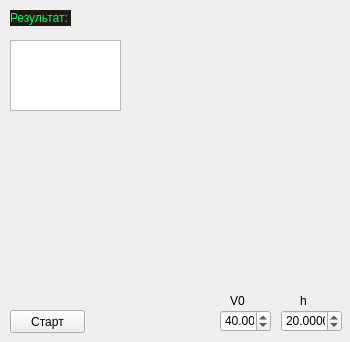
<?xml version="1.0" encoding="UTF-8"?>
<ui version="4.0">
 <class>MainWindow</class>
 <widget class="QMainWindow" name="MainWindow">
  <property name="geometry">
   <rect>
    <x>0</x>
    <y>0</y>
    <width>350</width>
    <height>342</height>
   </rect>
  </property>
  <property name="windowTitle">
   <string>Задание 1</string>
  </property>
  <widget class="QWidget" name="centralWidget">
   <widget class="QDoubleSpinBox" name="SpinBox_v">
    <property name="geometry">
     <rect>
      <x>220</x>
      <y>310</y>
      <width>51</width>
      <height>22</height>
     </rect>
    </property>
    <property name="value">
     <double>40.000000000000000</double>
    </property>
   </widget>
   <widget class="QDoubleSpinBox" name="SpinBox_h">
    <property name="geometry">
     <rect>
      <x>281</x>
      <y>310</y>
      <width>61</width>
      <height>22</height>
     </rect>
    </property>
    <property name="decimals">
     <number>5</number>
    </property>
    <property name="maximum">
     <double>85.000000000000000</double>
    </property>
    <property name="value">
     <double>20.000000000000000</double>
    </property>
   </widget>
   <widget class="QLabel" name="label">
    <property name="geometry">
     <rect>
      <x>230</x>
      <y>294</y>
      <width>46</width>
      <height>13</height>
     </rect>
    </property>
    <property name="text">
     <string>V0</string>
    </property>
   </widget>
   <widget class="QLabel" name="label_2">
    <property name="geometry">
     <rect>
      <x>300</x>
      <y>294</y>
      <width>46</width>
      <height>13</height>
     </rect>
    </property>
    <property name="text">
     <string>h</string>
    </property>
   </widget>
   <widget class="QPushButton" name="pushButton">
    <property name="geometry">
     <rect>
      <x>10</x>
      <y>310</y>
      <width>75</width>
      <height>23</height>
     </rect>
    </property>
    <property name="text">
     <string>Старт</string>
    </property>
   </widget>
   <widget class="QLabel" name="label_3">
    <property name="geometry">
     <rect>
      <x>10</x>
      <y>10</y>
      <width>61</width>
      <height>16</height>
     </rect>
    </property>
    <property name="styleSheet">
     <string notr="true">color: rgb(0, 255, 106);
background-color: rgb(30, 24, 20);</string>
    </property>
    <property name="text">
     <string>Результат:</string>
    </property>
   </widget>
   <widget class="QTextBrowser" name="label_info">
    <property name="geometry">
     <rect>
      <x>10</x>
      <y>40</y>
      <width>111</width>
      <height>71</height>
     </rect>
    </property>
    <property name="html">
     <string>&lt;!DOCTYPE HTML PUBLIC &quot;-//W3C//DTD HTML 4.0//EN&quot; &quot;http://www.w3.org/TR/REC-html40/strict.dtd&quot;&gt;
&lt;html&gt;&lt;head&gt;&lt;meta name=&quot;qrichtext&quot; content=&quot;1&quot; /&gt;&lt;style type=&quot;text/css&quot;&gt;
p, li { white-space: pre-wrap; }
&lt;/style&gt;&lt;/head&gt;&lt;body style=&quot; font-family:'MS Shell Dlg 2'; font-size:8.25pt; font-weight:400; font-style:normal;&quot;&gt;
&lt;p align=&quot;center&quot; style=&quot;-qt-paragraph-type:empty; margin-top:0px; margin-bottom:0px; margin-left:0px; margin-right:0px; -qt-block-indent:0; text-indent:0px; font-family:'MS Shell Dlg 2';&quot;&gt;&lt;br /&gt;&lt;/p&gt;&lt;/body&gt;&lt;/html&gt;</string>
    </property>
   </widget>
  </widget>
 </widget>
 <layoutdefault spacing="6" margin="11"/>
 <resources/>
 <connections/>
</ui>
